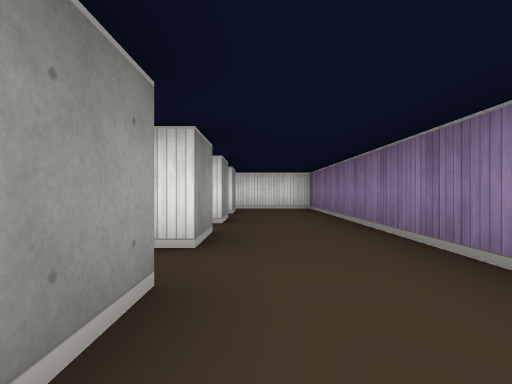
View 1 (above)

24 first-person views from a walk through a cub3D ray-caster map. The camera is about half as high as the walls, looks level and sees 80° across. The floor is counted in squares. Each view is taken from the middle of a square. On the plan, view 1 faces up. The plan holds only what a view shows up to about 9 squares ahead; the rest is blank.

View 2
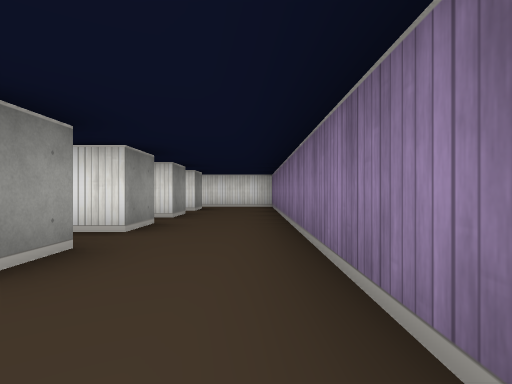

View 3
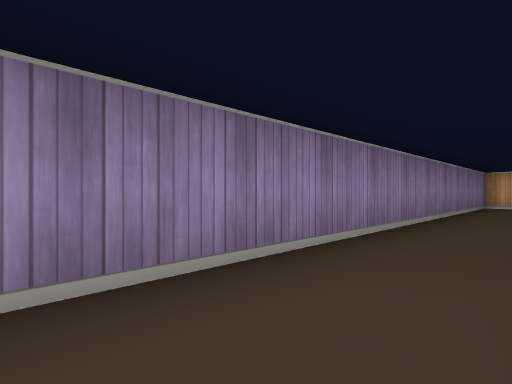

View 4
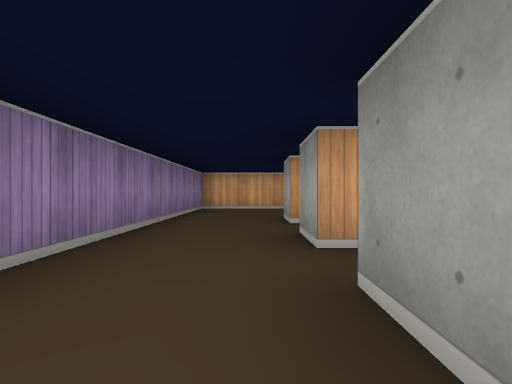

View 5
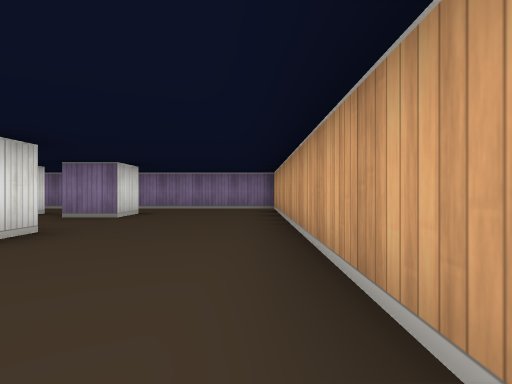

View 6
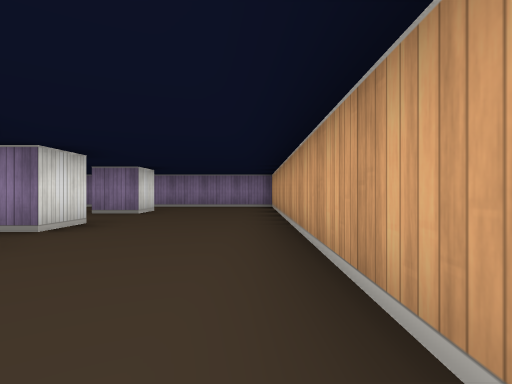

View 7
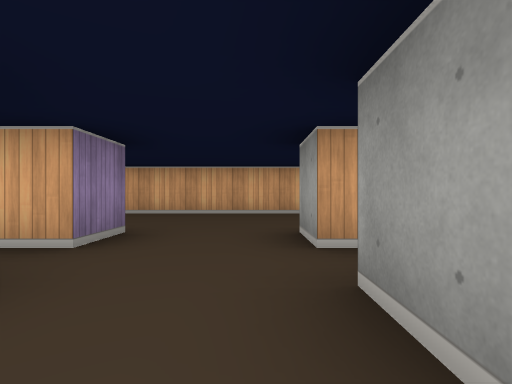

View 8
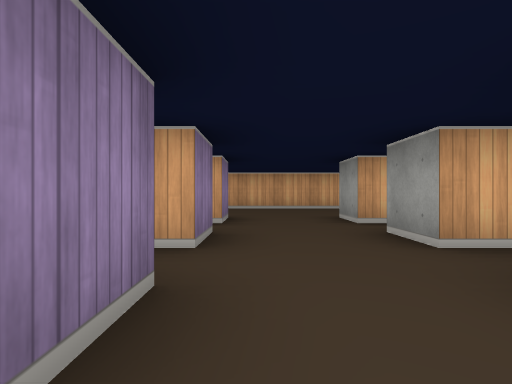

View 9
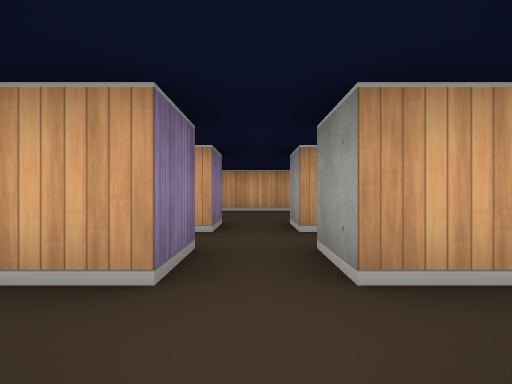

View 10
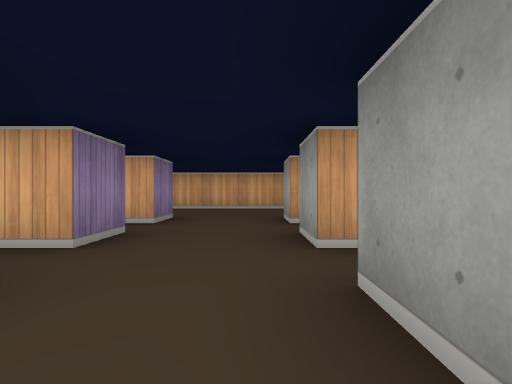

View 11
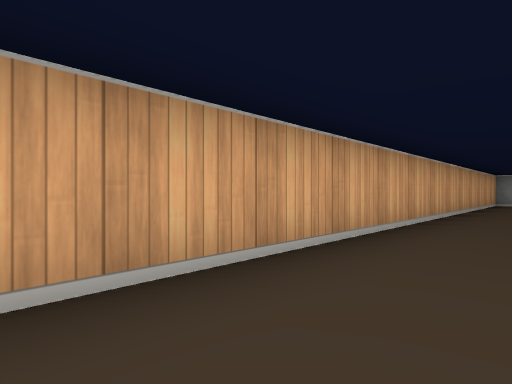

View 12
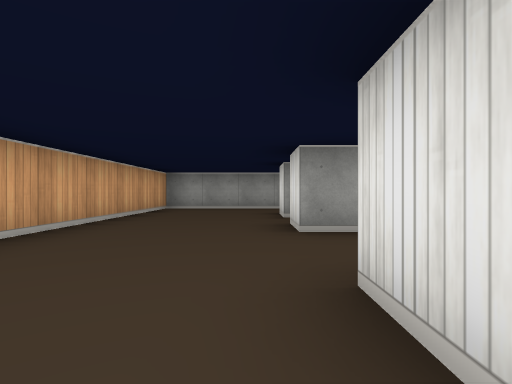

View 13
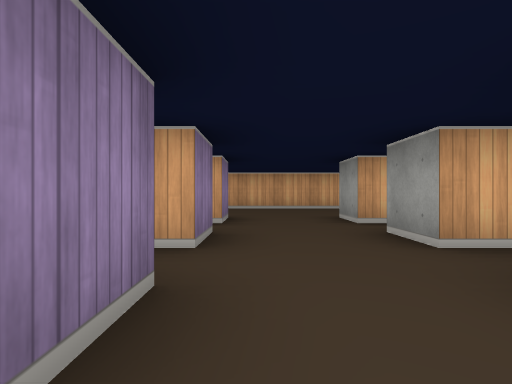

View 14
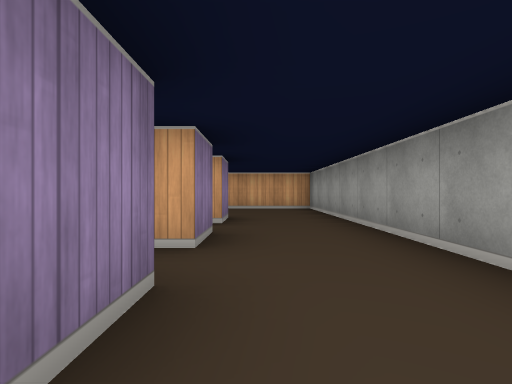

View 15
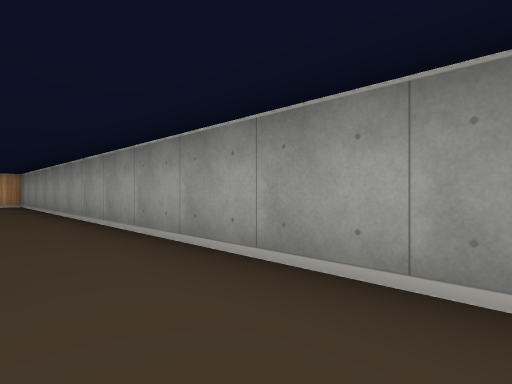

View 16
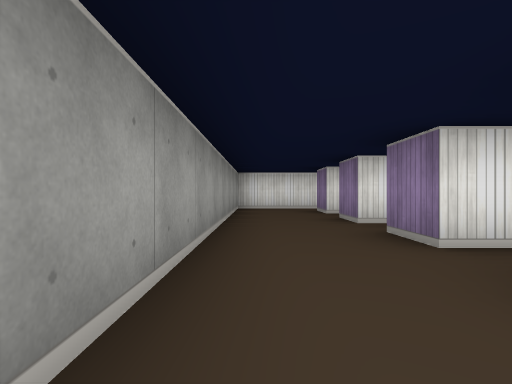

View 17
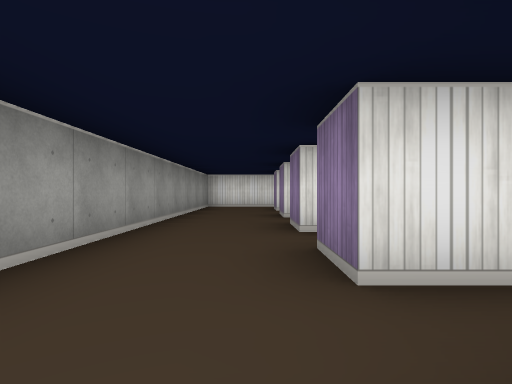

View 18
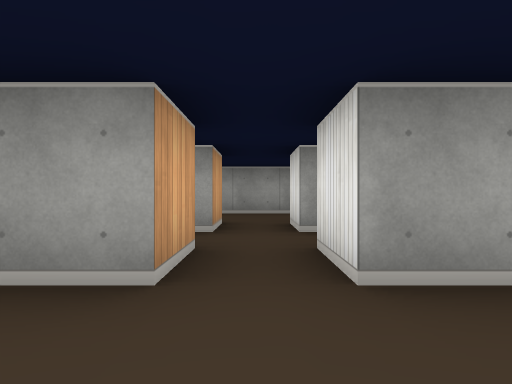

View 19
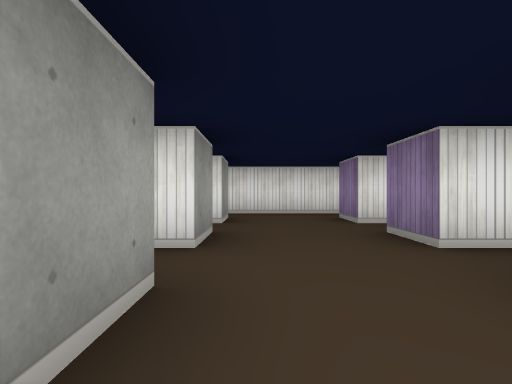

View 20
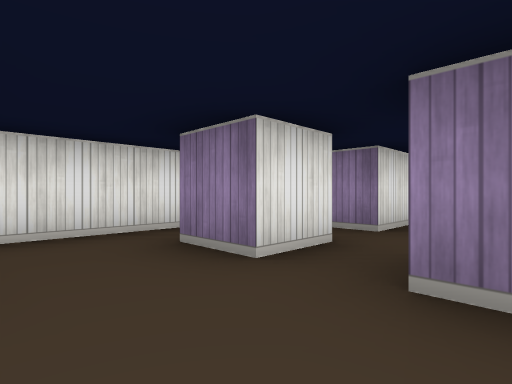

View 21
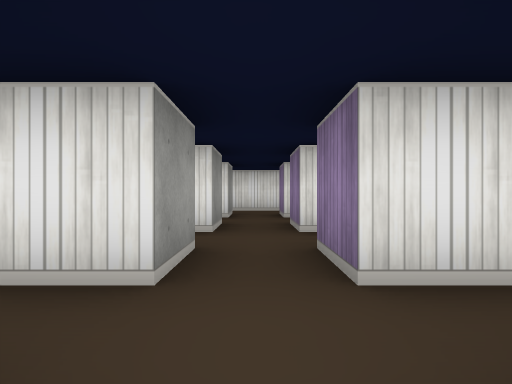

View 22
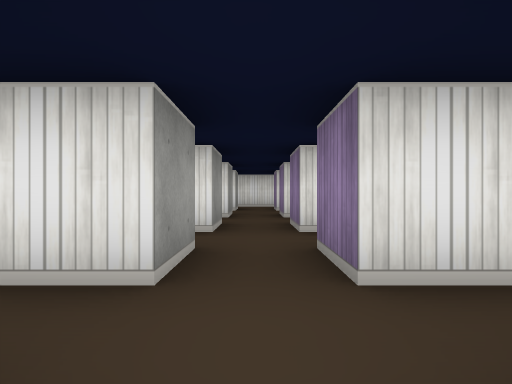

View 23
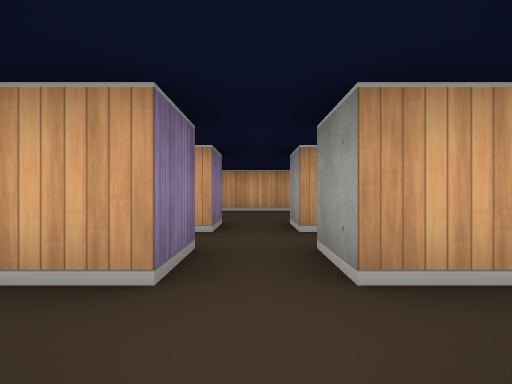

View 24
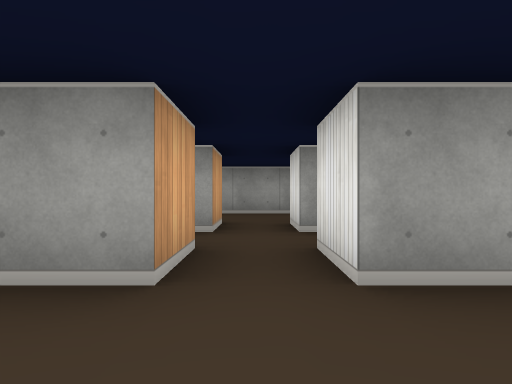

### Floor plan
Key: @ floor where view 1 was taken; # wall or solid block; . floor.
Columns run from 24 left of view 1 to 2 right of it. Each row starts with its distance up from view 1.
  9 ###########            ####
  8 #..   ....              ..#
  7 #..# #..#.#            #..#
  6 #... ......             ..#
  5 #..#.#..#.#            #..#
  4 #..........            ...#
  3 #..#.#..#.#            #..#
  2 #...  . ...            ...#
  1 #..#.#. #.#            #..#
  0 #...........     .      @.#
 -1 #..#.#..#.#.. . ..#    #..#
 -2 #... ..............    ...#
 -3 #..# #..#.#..#.#..#    #..#
 -4 #... ..............   ....#
 -5 #..#.#..#.#..#.#..#.#..#..#
 -6 #.........................#
 -7 #.........................#
 -8 #.........................#
 -9 ###########################

Where each view was taken, in squares from view 1:
view 1: 0 up, 0 right, facing up
view 2: 1 down, 1 right, facing up
view 3: 2 up, 0 right, facing down-right
view 4: 0 up, 0 right, facing down
view 5: 8 down, 7 left, facing right
view 6: 8 down, 8 left, facing right
view 7: 2 down, 8 left, facing down
view 8: 0 up, 7 left, facing down
view 9: 1 down, 10 left, facing down
view 10: 0 up, 13 left, facing down
view 11: 7 down, 11 left, facing down-left
view 12: 6 down, 15 left, facing left
view 13: 0 up, 17 left, facing down
view 14: 0 up, 22 left, facing down
view 15: 3 up, 22 left, facing down-left
view 16: 0 up, 23 left, facing up
view 17: 1 down, 22 left, facing up
view 18: 4 up, 17 left, facing left
view 19: 2 up, 18 left, facing up
view 20: 5 up, 18 left, facing up-right
view 21: 1 up, 15 left, facing up
view 22: 1 down, 15 left, facing up
view 23: 1 down, 15 left, facing down
view 24: 0 up, 17 left, facing left
